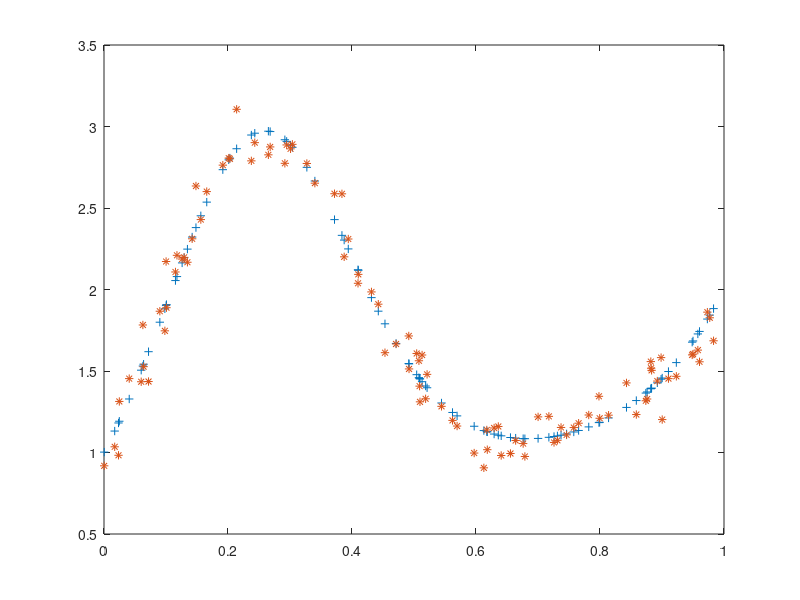

Recreate this plot in MATLAB.
clear all;
close all;

x = rand(100,1);               % domain - 0 to 1
y = exp(sin(2*pi.*x))+x;       % given function
yn = y + 0.1.*randn(size(x));       % noise added

figure
plot(x,y,'+');
hold on;
plot(x,yn,'*');